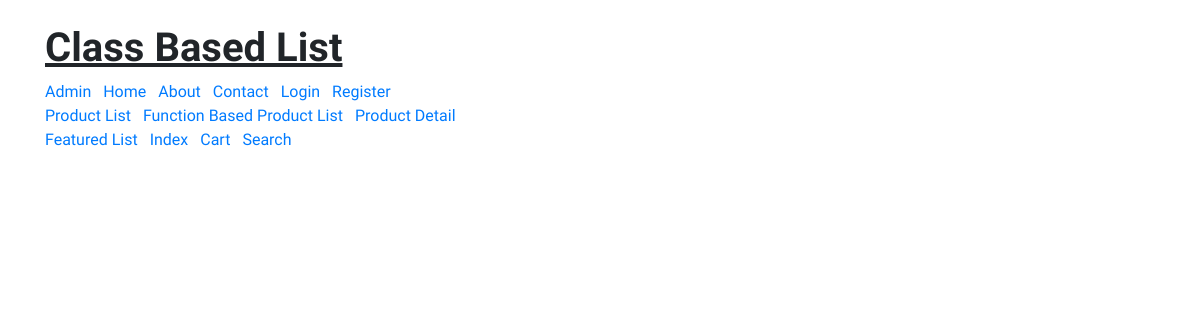
Before: /products/ with the older database file.
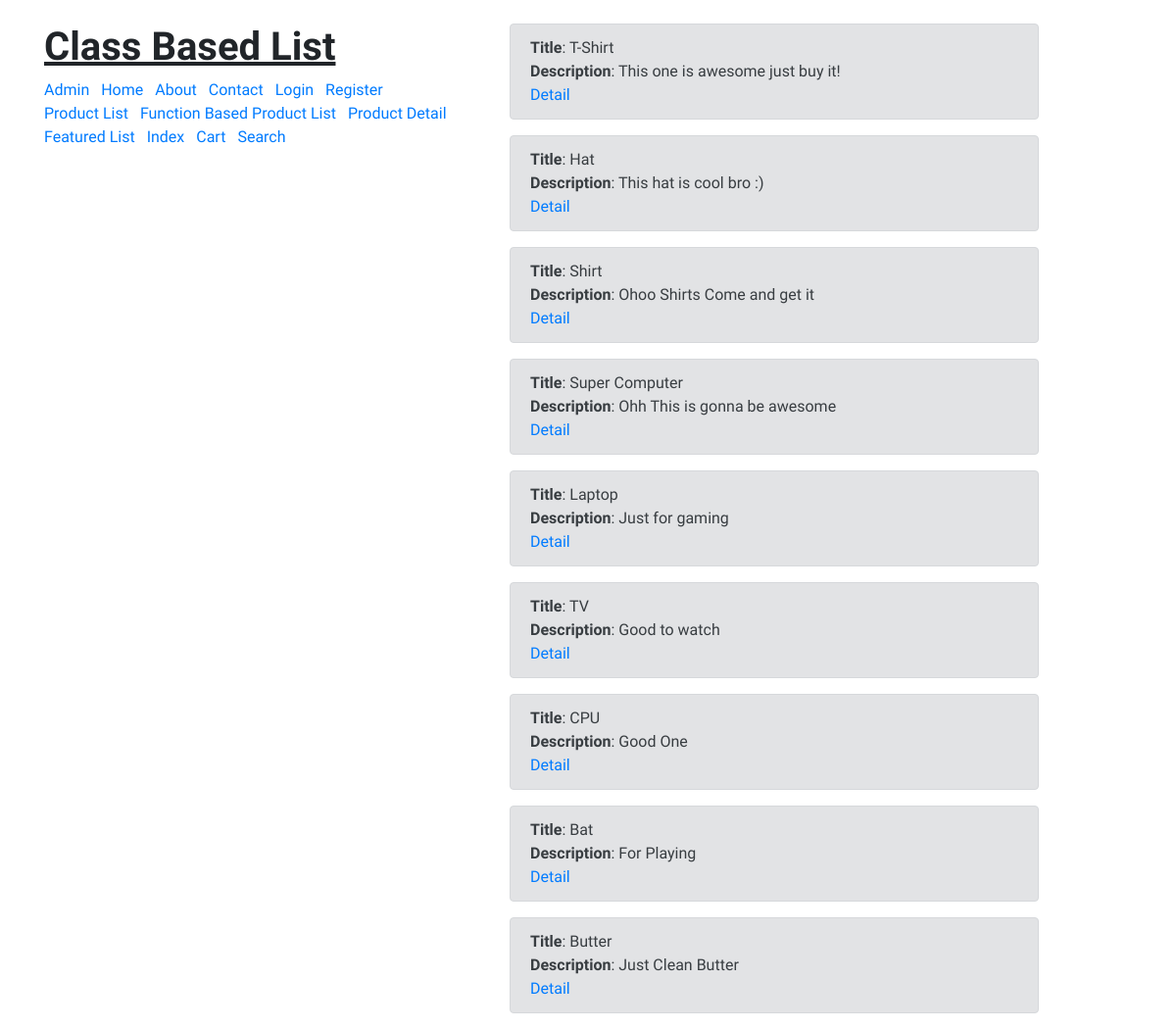
After: the same page with the newer database file.
### products/models.py (models this page shows, shortened)
class Product(models.Model):
	title = models.CharField(max_length=120)
	slug = models.SlugField(null=True, blank=True)
	description = models.TextField()
	price = models.DecimalField(decimal_places=2, max_digits=20, default=39.99)
	image = models.ImageField(upload_to='products/', null=True, blank=True)
	featured = models.BooleanField(default=False)
	def __str__(self):
		return self.title

### products/views.py (the view)
# urls.py: path('', views.ProductListView.as_view(), name='product_list'),
class ProductListView(ListView):
	queryset = Product.objects.all()
	template_name = "products/list.html"
	def get_context_data(self, **kwargs):
		context = super().get_context_data(**kwargs)
		print(context)
		context["title"] = "Class Based List"
		return context

### products/templates/products/list.html (shortened to what this page needs)
<!doctype html>
{% load static %}
<html lang="en">
  <head>
    <link rel="stylesheet" href="https://stackpath.bootstrapcdn.com/bootstrap/4.1.3/css/bootstrap.min.css">
  </head>
  <body>
    <div class="container mt-4">
      <div class="row">
        <div class="col-5">
          <h1><b><u>{{ title }}</u></b></h1>
          {% include "nav.html" %}
        </div>
        <div class="col-6">
          {% for i in object_list %}
          <div class="alert alert-secondary" role="alert">
            <b>Title</b>: {{ i.title }} <br>
            <b>Description</b>: {{ i.description }} <br>
            <a href="{% url 'products:product_detail' i.slug %}">Detail</a>
          </div>
          {% endfor %}
        </div>
      </div>
    </div>
  </body>
</html>

Changed rows visible on the page:
added Product: title "T-Shirt", description "This one is awesome just buy it!"
added Product: title "Hat", description "This hat is cool bro :)"
added Product: title "Shirt", description "Ohoo Shirts Come and get it"
added Product: title "Super Computer", description "Ohh This is gonna be awesome"
added Product: title "Laptop", description "Just for gaming"
added Product: title "TV", description "Good to watch"
added Product: title "CPU", description "Good One"
added Product: title "Bat", description "For Playing"
added Product: title "Butter", description "Just Clean Butter"
